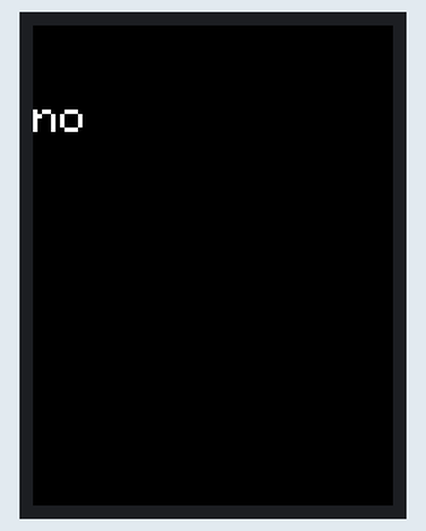
Recording of a sketch running on a simulated ESP32. On the bench: 240×320 colour display. Random numbers use the default seed unless the sketch sets one.

Above: at 0.3 s.
At 5.2 s:
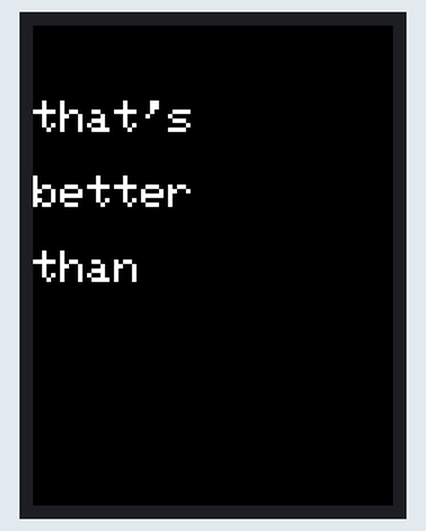
At 9.7 s:
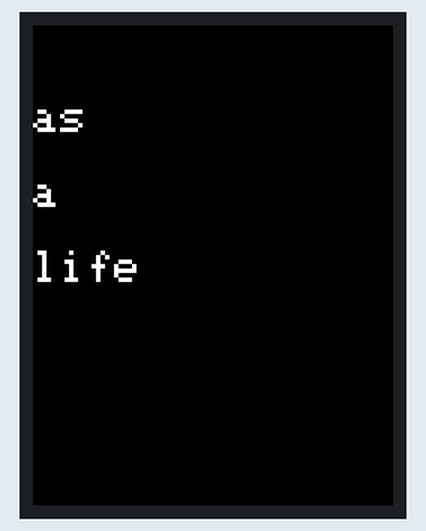
At 18.5 s:
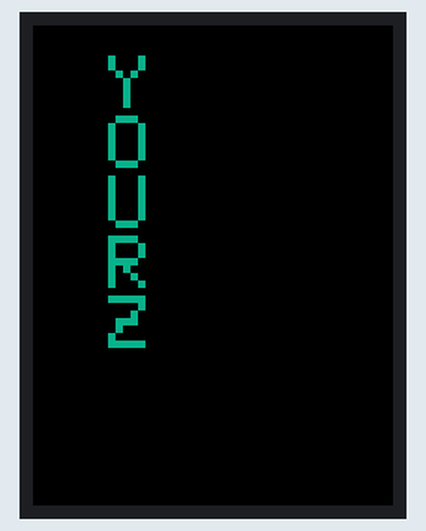
At 31.2 s:
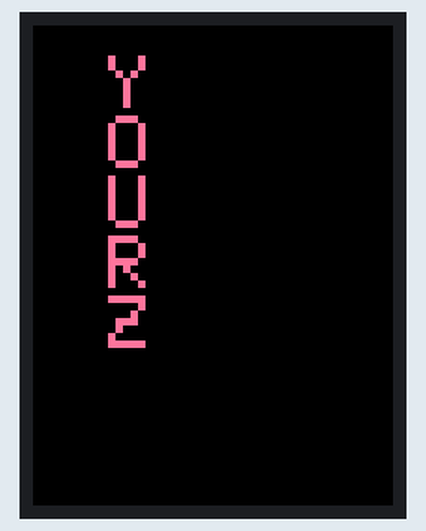
At 39.4 s:
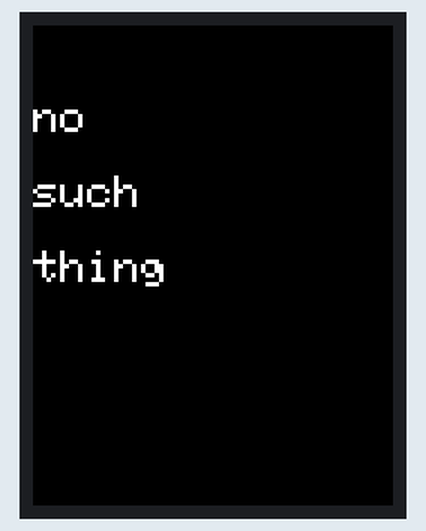

Measured:
- what the display in image 1 shows lasts 0.7 s, from 5.2 s to 5.9 s

The sketch:

Love_Yourz.ino
```cpp
#define WAIT 600

#include <TFT_eSPI.h>
#include <SPI.h>

TFT_eSPI tft = TFT_eSPI();

void setup() {
  // put your setup code here, to run once:
  tft.init();
}

void loop() {
  // put your main code here, to run repeatedly:
  tft.setTextSize(3);
  tft.fillScreen(TFT_BLACK);
  tft.setTextColor(TFT_WHITE);

  tft.drawString("no", 0, 50);
  delay(WAIT);
  tft.drawString("such", 0, 100);
  delay(WAIT);
  tft.drawString("thing", 0, 150);
  delay(WAIT);

  tft.fillScreen(TFT_BLACK);
  tft.drawString("as", 0, 50);
  delay(WAIT);
  tft.drawString("a", 0, 100);
  delay(WAIT);
  tft.drawString("life", 0, 150);
  delay(WAIT);

  tft.fillScreen(TFT_BLACK);
  tft.drawString("that's", 0, 50);
  delay(WAIT);
  tft.drawString("better", 0, 100);
  delay(WAIT);
  tft.drawString("than", 0, 150);
  delay(WAIT);

  tft.setTextSize(5);
  tft.fillScreen(TFT_BLACK);
  tft.setTextColor(random(0xFFFF));
  tft.drawString("Y", 50, 20);
  tft.drawString("O", 50, 60);
  tft.drawString("U", 50, 100);
  tft.drawString("R", 50, 140);
  tft.drawString("Z", 50, 180);
  delay(WAIT);


}
```
